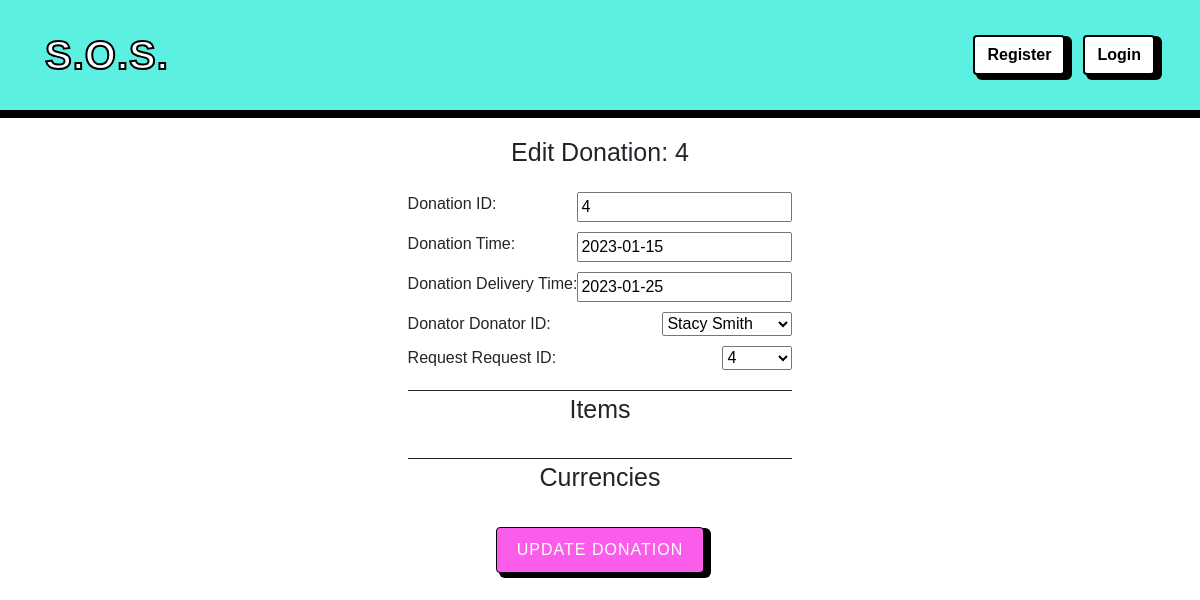
The app's page /myapp/donations/4/edit/, older data.
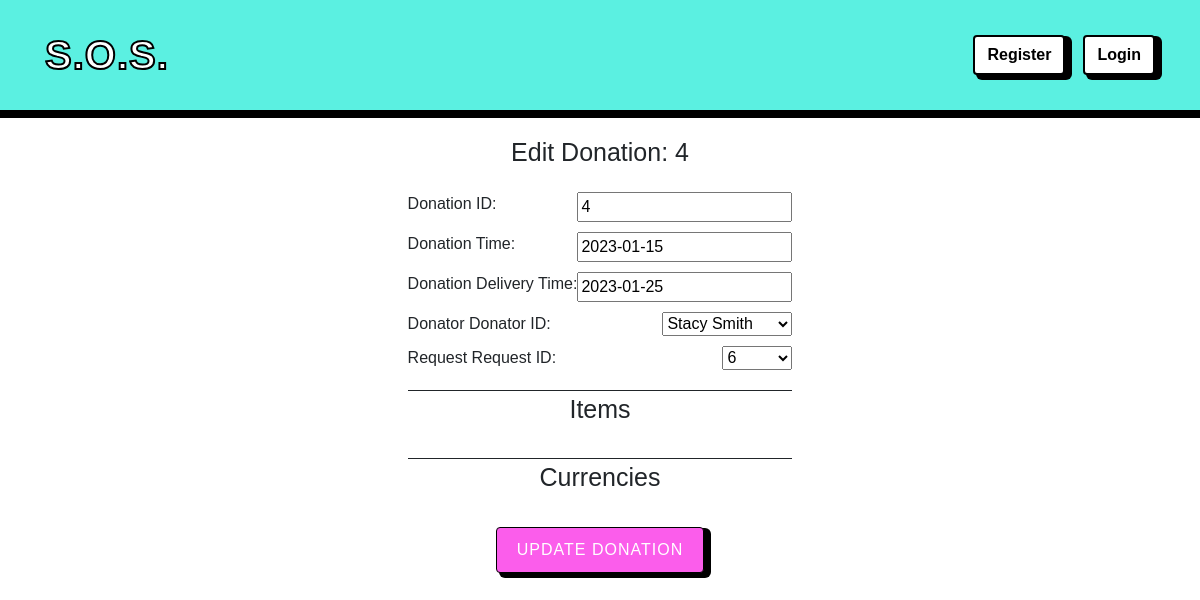
The same page, newer data.
### myapp/models.py (models this page shows, shortened)
class Donation(models.Model):
    DonationID = models.IntegerField(primary_key=True)
    DonationTime = models.DateField(null=True)
    DonationDeliveryTime = models.DateField(null=True)
    Donator_DonatorID = models.ForeignKey(Donator, on_delete=models.CASCADE, null=True)
    Request_RequestID = models.ForeignKey(Request, on_delete=models.CASCADE, null=True)

### myapp/views.py (the view)
# urls.py: path('donations/<int:pk>/edit/', views.donation_edit_view, name='donation_edit'),
def donation_edit_view(request, pk):
    donation = get_object_or_404(Donation, pk=pk)
    donation_items = Donation_has_Items.objects.filter(Donation_DonationID=donation)
    donation_currencies = Donation_has_Currency.objects.filter(Donation_DonationID=donation)
    if request.method == 'POST':
        form = DonationForm(request.POST, instance=donation)
        item_forms = [DonationItemFormset(request.POST, prefix=f'item-{i}', instance=item) for i, item in
                      enumerate(donation_items)]
        currency_forms = [DonationCurrencyFormset(request.POST, prefix=f'currency-{i}', instance=currency) for
                          i, currency in enumerate(donation_currencies)]
        if form.is_valid():
            donation = form.save()
        for item_form in item_forms:
            if item_form.is_valid():
                item = item_form.save(commit=False)
                item.Donation_DonationID = donation
                item.save()
        for currency_form in currency_forms:
            if currency_form.is_valid():
                currency = currency_form.save(commit=False)
                currency.Donation_DonationID = donation
                currency.save()
        return redirect('donations')
    else:
        form = DonationForm(instance=donation)
        item_forms = [DonationItemFormset(prefix=f'item-{i}', instance=item) for i, item in enumerate(donation_items)]
        currency_forms = [DonationCurrencyFormset(prefix=f'currency-{i}', instance=currency) for i, currency in
                          enumerate(donation_currencies)]
    context = {
        'form': form,
        'item_forms': item_forms,
        'currency_forms': currency_forms
    }
    return render(request, 'donation_edit.html', context)

### myapp/forms.py
class DonationForm(forms.ModelForm):
    class Meta:
        model = Donation
        fields = ['DonationID', 'DonationTime', 'DonationDeliveryTime', 'DonationTime', 'Donator_DonatorID', 'Request_RequestID']

### myapp/models.py (called while the page is built)
    def __str__(self):
        return str(self.RequestID)

    def __str__(self):
        return f"{self.Name} {self.Surname}"

### myapp/templates/donation_edit.html (shortened to what this page needs)
{% extends 'main.html' %} {% block content %}
<form method="POST">
    <div style="display: flex; width: 100%; justify-content: center">
        <div style="display: flex; max-width: 500px; flex-direction: column; gap: 10px; font-family: sans-serif;">
            <div style="font-size: 25px; margin-bottom: 10px; text-align: center">Edit Donation: {{ form.instance.DonationID }}</div>
            <div style="display: flex; justify-content: space-between">
                <div style="display: flex">Donation ID:</div>
                <div style="display: flex">{{ form.DonationID }}</div>
            </div>
            <div style="display: flex; justify-content: space-between">
                <div style="display: flex">Donation Time:</div>
                <div style="display: flex">{{ form.DonationTime }}</div>
            </div>
            <div style="display: flex; justify-content: space-between">
                <div style="display: flex">Donation Delivery Time:</div>
                <div style="display: flex">{{ form.DonationDeliveryTime }}</div>
            </div>
            <div style="display: flex; justify-content: space-between">
                <div style="display: flex">Donator Donator ID:</div>
                <div style="display: flex; justify-self: center">{{ form.Donator_DonatorID }}</div>
            </div>
            <div style="display: flex; justify-content: space-between">
                <div style="display: flex">Request Request ID:</div>
                <div style="display: flex">{{ form.Request_RequestID }}</div>
            </div>
            <div style="border-top: 1px solid; font-size: 25px; margin-bottom: 10px; margin-top: 10px; text-align: center;">Items</div>
            <div style="border-top: 1px solid; font-size: 25px; margin-bottom: 10px; margin-top: 10px; text-align: center;">Currencies</div>
            <div style="display: flex; justify-content: center">
                <button
                    style="
                        box-shadow: 5px 3px 0px 2px black;
                        background-color: #fb5deb;
                        border-color: #000000;
                        color: white;
                        margin-top: 10px;
                    "
                    type="submit"
                    class="btn btn-primary"
                >
                    Update Donation
                </button>
            </div>
        </div>
    </div>
</form>
{% endblock %}

Row changes from the older to the newer data that the page shows:
changed Donation "Stacy Smith": Request_RequestID "4" → "6"
